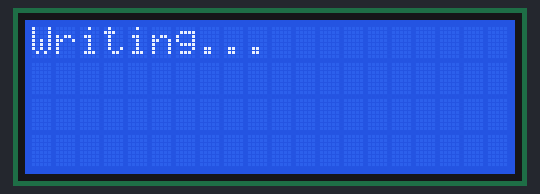
A sketch run on a simulated Arduino Uno, built with avr-gcc and run on an emulated ATmega328P. On the bench: 20×4 character LCD. Wiring (inferred from the names in the program): 24Cxx EEPROM at I2C address 0x50. EEPROM starts erased; what the sketch prints to the serial monitor is not drawn.

Above: at 0.2 s.
At 13.5 s:
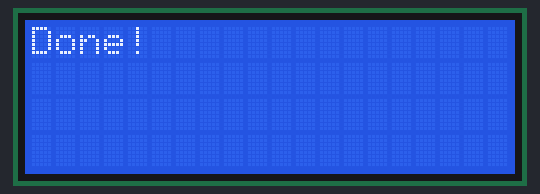

Measured:
- what the display in image 0 shows lasts 13.2 s, from 0.2 s to 13.4 s

The sketch:

strings_writer.ino
```cpp
#include <Arduino.h>
#include <Wire.h>
#include <avr/pgmspace.h>
#include "LiquidCrystal_I2C.h"

#define EEPROM_ADDR 0x50
#define WRITE_DELAY_MS 5

enum MsgId : uint8_t {
#define X(name, str) name,
#include "messages_def.h"
#undef X
  MSG_COUNT
};

#define X(name, str) static const char msg_##name[] PROGMEM = str;
#include "messages_def.h"
#undef X

const char *const kMessages[] PROGMEM = {
#define X(name, str) msg_##name,
#include "messages_def.h"
#undef X
};

static bool eepromReadByte(uint16_t addr, uint8_t *out) {
  Wire.beginTransmission(EEPROM_ADDR);
  Wire.write(static_cast<uint8_t>(addr >> 8));
  Wire.write(static_cast<uint8_t>(addr & 0xFF));
  if (Wire.endTransmission() != 0) return false;
  if (Wire.requestFrom(static_cast<uint8_t>(EEPROM_ADDR), static_cast<uint8_t>(1)) != 1) return false;
  if (!Wire.available()) return false;
  *out = static_cast<uint8_t>(Wire.read());
  return true;
}

static bool eepromWriteByte(uint16_t addr, uint8_t value) {
  Wire.beginTransmission(EEPROM_ADDR);
  Wire.write(static_cast<uint8_t>(addr >> 8));
  Wire.write(static_cast<uint8_t>(addr & 0xFF));
  Wire.write(value);
  if (Wire.endTransmission() != 0) return false;
  delay(WRITE_DELAY_MS);
  uint8_t readBack = 0;
  if (!eepromReadByte(addr, &readBack)) return false;
  return readBack == value;
}

static bool writeMessages() {
  uint16_t addr = 0;
  for (uint8_t i = 0; i < MSG_COUNT; ++i) {
    const char *p = reinterpret_cast<const char *>(pgm_read_ptr(&kMessages[i]));
    while (true) {
      char c = pgm_read_byte(p++);
      if (!eepromWriteByte(addr++, static_cast<uint8_t>(c))) return false;
      if (!c) break;
    }
  }

  Serial.print("Bytes written: ");
  Serial.println(addr);
  return true;
}

LiquidCrystal_I2C lcd = LiquidCrystal_I2C(0x27, 20, 4);

void setup() {
  Serial.begin(9600);
  Wire.begin();
  delay(100);
  lcd.init();
  lcd.backlight();
  lcd.clear();
  lcd.setCursor(0, 0);
  lcd.print("Writing...");
  bool ok = writeMessages();
  lcd.clear();
  lcd.setCursor(0, 0);
  if (ok) {
    lcd.print("Done!");
    Serial.println("Done.");
  } else {
    lcd.print("EEPROM ERROR");
    lcd.setCursor(0, 1);
    lcd.print("Check address");
    Serial.println("EEPROM write failed.");
  }
}

void loop() {}
```

messages_def.h
```cpp
X(MSG_CAL_MOISTURE_SENSOR, "Cal moist sensor")
X(MSG_SET_TIME_DATE, "Set time/date")
X(MSG_SET_TIME, "Set time")
X(MSG_SET_DATE, "Set date")
X(MSG_YES, "Yes")
X(MSG_NO, "No")
X(MSG_OK, "OK")
X(MSG_LITTLE, "")
X(MSG_SPACE, " ")
X(MSG_SAVE_QUESTION, "Save?")
X(MSG_SURE_QUESTION, "Sure?")
X(MSG_DONE, "Done!")
X(MSG_CAL_DRIPPER_FLOW, "Calibrate flow")
X(MSG_PRIME_PUMP, "Prime pump")
X(MSG_FILL_ONE_L, "Fill 1L")
X(MSG_OK_START, "OK to start")
X(MSG_OK_STOP, "OK to stop")
X(MSG_OK_WHEN_FULL, "OK at 1L")
X(MSG_FILLING, "Filling...")
X(MSG_LIGHTS_ON_OFF_TIMES, "Lights on/off")
X(MSG_ABORTED, "Aborted!")
X(MSG_SOIL_NOW, "Moist:")
X(MSG_PERCENT, "%")
X(MSG_WET_COLUMN, "Wet")
X(MSG_RESET_DATA, "Reset data")
X(MSG_RESET, "Reset")
X(MSG_TEST_PUMPS, "Test pump")
X(MSG_LOGS, "Logs")
X(MSG_FEEDING_MENU, "Feeding")
X(MSG_SETTINGS, "Settings")
X(MSG_CALIBRATE_SENSORS, "Calibrate")
X(MSG_TEST_PERIPHERALS, "Test peripherals")
X(MSG_RAW_COLUMN, "Raw")
X(MSG_AVG_SHORT, "Avg")
X(MSG_SLOT_NAME, "Name")
X(MSG_SLOT_EMPTY, "(Empty)")
X(MSG_ON, "On")
X(MSG_OFF, "Off")
X(MSG_SETTR, "Settr")
X(MSG_PAUSE_FEEDING, "Pause feeding")
X(MSG_UNPAUSE_FEEDING, "Unpause feeding")
X(MSG_FORCE_FEED, "Force feed")
X(MSG_CAL_DRY_ONLY, "Calibrate DRY")
X(MSG_CAL_WET_ONLY, "Calibrate WET")
X(MSG_START_CONDITIONS, "Start when")
X(MSG_END_CONDITIONS, "Stop when")
X(MSG_FEED_OVERRIDES, "Feed overrides")
X(MSG_FEEDING_SCHEDULE, "Schedule")
X(MSG_MAX_DAILY_WATER, "Max daily")
X(MSG_BASELINE_X, "Baseline Delta")
X(MSG_BASELINE_Y, "Baseline - Delta")
X(MSG_WINDOW, "Time window?")
X(MSG_MOIST_BELOW, "Start when moist <")
X(MSG_MOIST_TARGET, "Stop wnen moist >")
X(MSG_MIN_SINCE, "Min time btwn")
X(MSG_MAX_RUNTIME, "Max volume")
X(MSG_RUNOFF_REQUIRED, "R-off")
X(MSG_RUNOFF_PRESENT, "Runoff present?")
X(MSG_MUST_RUNOFF, "Must runoff?")
X(MSG_AVOID_RUNOFF, "Avoid runoff?")
X(MSG_BASELINE_SETTER, "Baseline setter?")
X(MSG_NEITHER, "Neither")
X(MSG_MINUTES, "min")
X(MSG_ENABLE_SLOT, "Slot on?")
X(MSG_OK_EDIT_BACK, "OK=Edit Left=Back")
X(MSG_DRY_COLUMN, "Dry: ")
X(MSG_NO_LOG_ENTRIES, "No logs!")
X(MSG_RESET_ONLY_LOGS, "Reset logs")
X(MSG_WIPING, "Wiping...")
X(MSG_LOG_TYPE_0, "BootUp")
X(MSG_LOG_TYPE_1, "Feed")
X(MSG_LOG_TYPE_2, "Values")
X(MSG_LAST_FEED, "Last ")
X(MSG_DEVICE_WILL_BLINK, "Device blinks")
X(MSG_THREE_TIMES, "three times...")
X(MSG_TEST_SENSORS, "Test sensors")
X(MSG_MOISTURE_SENSOR_HEADING, "Moisture snsr")
X(MSG_SOIL_MOISTURE_COLUMN, "Moisture:")
X(MSG_PRESS_UP, "Press UP")
X(MSG_PRESS_DOWN, "Press DOWN")
X(MSG_PRESS_LEFT, "Press LEFT")
X(MSG_PRESS_RIGHT, "Press RIGHT")
X(MSG_PRESS_OK, "Press OK   ")
X(MSG_TIME_LABEL, "Time ")
X(MSG_DATE_LABEL, "Date ")
X(MSG_SPACES_5, "     ")
X(MSG_ML_PER_HOUR, "ml/h")
X(MSG_PULSE_COLON, "Pulse:")
X(MSG_WET_COLON, "Wet: ")
X(MSG_RUNOFF, "Runoff")
X(MSG_PERCENT_UNKNOWN_RAW, "--% -")
X(MSG_ON_UPPER, "ON")
X(MSG_NA, "N/A")
X(MSG_MOIST_LT, "M<")
X(MSG_STOP_COLON, "Stop:")
X(MSG_MOIST_GT, "M>")
X(MSG_MAX_COLON, "Max:")
X(MSG_ML, "ml")
X(MSG_D_COLON, "D:")
X(MSG_L_PLUS_START, "L+ start")
X(MSG_CHECK_FOR, "Check for")
X(MSG_DB_COLON, "Db:")
X(MSG_BL_COLON, "B/l:")
X(MSG_PERCENT_UNKNOWN, "--%")
X(MSG_RTC_ERR, "RTC ERR")
X(MSG_DATETIME_UNKNOWN, "--/--/-- --:--")
X(MSG_AT, "At ")
X(MSG_SOIL_COLON, "Soil:")
X(MSG_START_LABEL, "Start ")
X(MSG_V_COLON, "V:")
X(MSG_NA_LOWER, "n/a")
X(MSG_T_COLON, " T:")
X(MSG_S_COLON, " S:")
X(MSG_MST_SHORT, "Mst")
X(MSG_RUN_SHORT, "Run")
X(MSG_MAX_SHORT, "Max")
X(MSG_CFG_SHORT, "Cfg")
X(MSG_DAY_SHORT, "Day")
X(MSG_CAL_SHORT, "Cal")
X(MSG_DASHES_3, "---")
X(MSG_M_COLON, "M:")
X(MSG_TODAY_COLON, "Td:")
X(MSG_DAY_UPPER_PAD, "DAY  ")
X(MSG_NIGHT, "NIGHT")
X(MSG_DASHES_2, "--")
X(MSG_AGO, " ago ")
X(MSG_FEEDING_S, "Feeding S")
X(MSG_PUMP_COLON, "Pump:")
X(MSG_OFF_UPPER, "OFF")
X(MSG_MST_COLON, "Mst:")
X(MSG_ML_W_COLON, "ml W:")
X(MSG_BASELINE_DELAY, "Baseline delay")
X(MSG_RUNOFF_DELAY, "Runoff delay")
X(MSG_SECONDS, "s")
```
